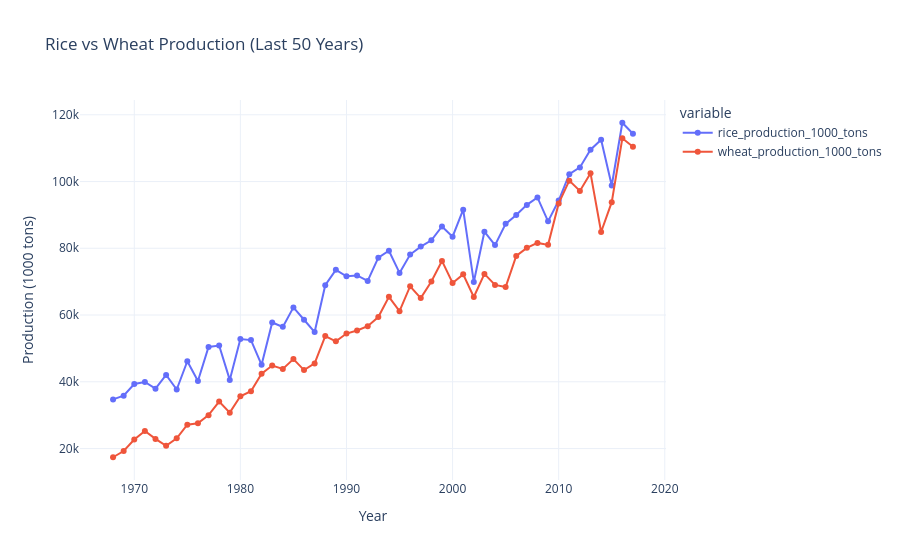

Notebook cell for this chart:
### Code cell
rice_wheat = df.groupby("year")[["rice_production_1000_tons", "wheat_production_1000_tons"]].sum().tail(50).reset_index()
fig7 = px.line(rice_wheat, x="year", y=["rice_production_1000_tons", "wheat_production_1000_tons"],
               title="Rice vs Wheat Production (Last 50 Years)",
               template=template_style,
               markers=True)
fig7.update_layout(yaxis_title="Production (1000 tons)", xaxis_title="Year")
fig7.show()

### Figure 1 — Plotly figure (JSON) as saved in the notebook; plotly's stock layout.template omitted (floating-point values rounded to 4 significant figures)
{"data": [{"hovertemplate": "variable=rice_production_1000_tons<br>year=%{x}<br>value=%{y}<extra></extra>", "legendgroup": "rice_production_1000_tons", "line": {"color": "#636efa", "dash": "solid"}, "marker": {"symbol": "circle"}, "mode": "lines+markers", "name": "rice_production_1000_tons", "orientation": "v", "showlegend": true, "type": "scatter", "x": [1968, 1969, 1970, 1971, 1972, 1973, 1974, 1975, 1976, 1977, 1978, 1979, 1980, 1981, 1982, 1983, 1984, 1985, 1986, 1987, 1988, 1989, 1990, 1991, 1992, 1993, 1994, 1995, 1996, 1997, 1998, 1999, 2000, 2001, 2002, 2003, 2004, 2005, 2006, 2007, 2008, 2009, 2010, 2011, 2012, 2013, 2014, 2015, 2016, 2017], "xaxis": "x", "y": [34710.0, 35850.0, 39320.0, 39950.0, 37930.0, 42030.0, 37690.0, 46140.0, 40230.0, 50440.0, 50870.0, 40560.0, 52800.0, 52490.0, 45080.0, 57770.0, 56450.0, 62290.0, 58590.0, 54890.0, 68920.0, 73530.0, 71610.0, 71860.0, 70210.0, 77180.0, 79270.0, 72620.0, 78120.0, 80500.0, 82390.0, 86530.0, 83480.0, 91560.0, 69920.0, 84970.0, 80950.0, 87320.0, 89980.0, 93000.0, 95230.0, 88070.0, 94300.0, 102200.0, 104200.0, 109600.0, 112600.0, 98820.0, 117600.0, 114300.0], "yaxis": "y"}, {"hovertemplate": "variable=wheat_production_1000_tons<br>year=%{x}<br>value=%{y}<extra></extra>", "legendgroup": "wheat_production_1000_tons", "line": {"color": "#EF553B", "dash": "solid"}, "marker": {"symbol": "circle"}, "mode": "lines+markers", "name": "wheat_production_1000_tons", "orientation": "v", "showlegend": true, "type": "scatter", "x": [1968, 1969, 1970, 1971, 1972, 1973, 1974, 1975, 1976, 1977, 1978, 1979, 1980, 1981, 1982, 1983, 1984, 1985, 1986, 1987, 1988, 1989, 1990, 1991, 1992, 1993, 1994, 1995, 1996, 1997, 1998, 1999, 2000, 2001, 2002, 2003, 2004, 2005, 2006, 2007, 2008, 2009, 2010, 2011, 2012, 2013, 2014, 2015, 2016, 2017], "xaxis": "x", "y": [17390.0, 19240.0, 22680.0, 25280.0, 22880.0, 20830.0, 23050.0, 27150.0, 27580.0, 30000.0, 34080.0, 30750.0, 35660.0, 37150.0, 42400.0, 44860.0, 43850.0, 46810.0, 43500.0, 45510.0, 53680.0, 52120.0, 54450.0, 55380.0, 56670.0, 59400.0, 65460.0, 61160.0, 68630.0, 65090.0, 70060.0, 76210.0, 69620.0, 72190.0, 65400.0, 72320.0, 69010.0, 68380.0, 77710.0, 80130.0, 81610.0, 81020.0, 93440.0, 100300.0, 97180.0, 102500.0, 84870.0, 93820.0, 113000.0, 110400.0], "yaxis": "y"}], "layout": {"legend": {"title": {"text": "variable"}, "tracegroupgap": 0}, "title": {"text": "Rice vs Wheat Production (Last 50 Years)"}, "xaxis": {"anchor": "y", "domain": [0, 1], "title": {"text": "Year"}}, "yaxis": {"anchor": "x", "domain": [0, 1], "title": {"text": "Production (1000 tons)"}}}}
